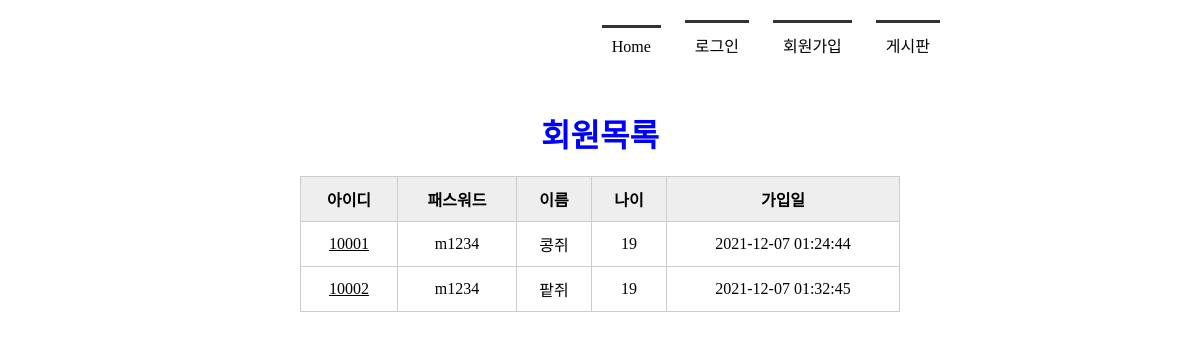
Before: /memberlist/ with the older database file.
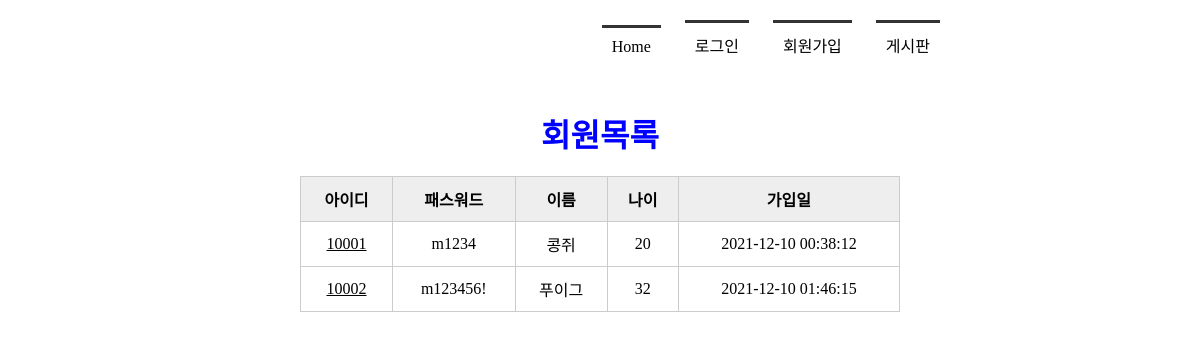
After: the same page with the newer database file.
### tables this page shows
CREATE TABLE member(
        mid CHAR(5) PRIMARY KEY,
        passwd CHAR(8) NOT NULL,
        name TEXT NOT NULL,
        age INTEGER,
        regDate DATETIME DEFAULT CURRENT_TIMESTAMP
    );

### app.py (the view)
@app.route('/memberlist/')
def memberlist():
    conn = getconn()
    cur = conn.cursor()
    sql = "SELECT * FROM member"
    cur.execute(sql)
    rs = cur.fetchall() #db에서 검색한 데이터
    conn.close()
    return render_template('memberlist.html', rs=rs) #가져온 데이터를 웹으로 보내줌

### app.py (called while the page is built)
def getconn():
    conn = sqlite3.connect('./memberdb.db')
    return conn

### templates/memberlist.html (shortened to what this page needs)
<!DOCTYPE html>
<html lang="ko">
<head>
    <link rel="stylesheet" href="{{ url_for('static', filename='css/style.css') }}">
</head>
<body>
    <div id="container">
        {% include 'navbar.html' %}
        <section>
            <h1>회원목록</h1>
            <table>
                <tr>
                    <th>아이디</th>
                    <th>패스워드</th>
                    <th>이름</th>
                    <th>나이</th>
                    <th>가입일</th>
                </tr>
                {% for i in rs %}
                <tr>
                    <td><a href="{{ url_for('member_view', id=i[0]) }}">{{ i[0] }}</a></td>
                    <td>{{ i[1] }}</td>
                    <td>{{ i[2] }}</td>
                    <td>{{ i[3] }}</td>
                    <td>{{ i[4] }}</td>
                </tr>
                {% endfor %}
            </table>
        </section>
    </div>
</body>
</html>

Changed rows visible on the page:
changed member "콩쥐": age "19" → "20"; regDate "2021-12-07 01:24:44" → "2021-12-10 00:38:12"
changed member id 10002: passwd "m1234" → "m123456!"; name "팥쥐" → "푸이그"; age "19" → "32"; regDate "2021-12-07 01:32:45" → "2021-12-10 01:46:15"
